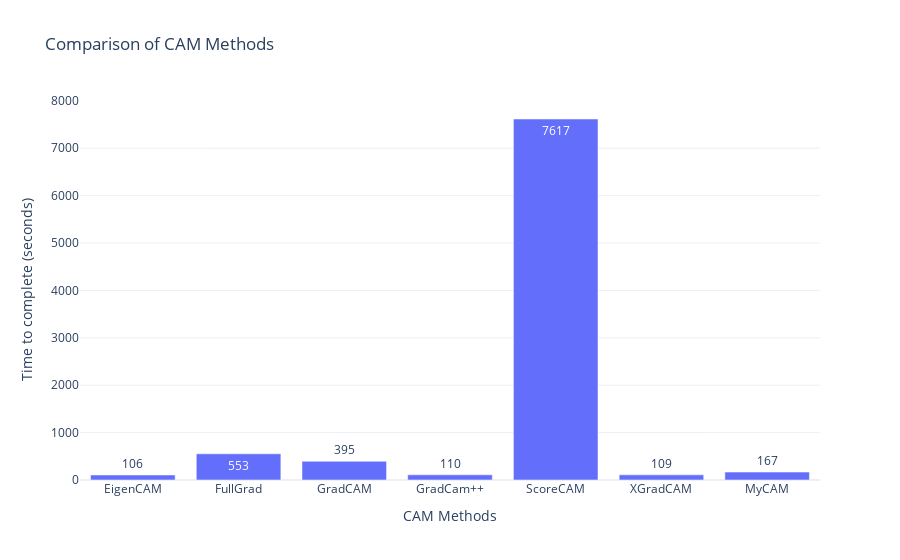

This figure's notebook cell:
### Code cell
methods = ['EigenCAM', 'FullGrad', 'GradCAM', 'GradCam++', 'ScoreCAM', 'XGradCAM', 'MyCAM']
values = [106, 553, 395, 110, 7617, 109, 167]

fig = go.Figure(data=[
    go.Bar(name='CAM Methods', x=methods, y=values, text=values, textposition='auto')
])
fig.update_layout(
    title='Comparison of CAM Methods',
    xaxis_title='CAM Methods',
    yaxis_title='Time to complete (seconds)',
    template='plotly_white'
)
fig.show()

### Figure 1 — Plotly figure (JSON) as saved in the notebook; plotly's stock layout.template omitted (floating-point values rounded to 4 significant figures)
{"data": [{"name": "CAM Methods", "text": ["106", "553", "395", "110", "7617", "109", "167"], "textposition": "auto", "type": "bar", "x": ["EigenCAM", "FullGrad", "GradCAM", "GradCam++", "ScoreCAM", "XGradCAM", "MyCAM"], "y": [106, 553, 395, 110, 7617, 109, 167]}], "layout": {"title": {"text": "Comparison of CAM Methods"}, "xaxis": {"title": {"text": "CAM Methods"}}, "yaxis": {"title": {"text": "Time to complete (seconds)"}}}}
